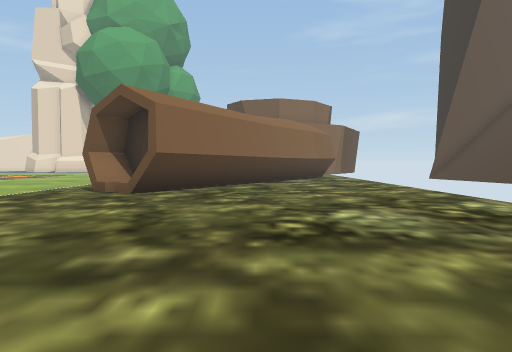
View 1 (above)

24 first-person views from a walk through a 3-D level made in the Unity game engine. The camera is 1.4 m above the floor, tilts 2° down and sees 70° across. The floor is counted in squares, 2 m on a side. Each view is taken from the middle of a square. On the plan, view 1 faces up. The plan holds only what a view shows up to about 11 squares ahead; the rest is blank. The place goes on beyond the plan.

View 2
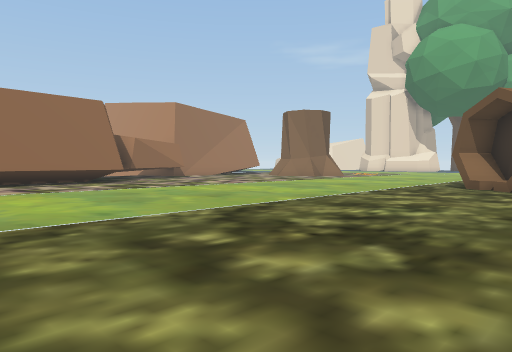

View 3
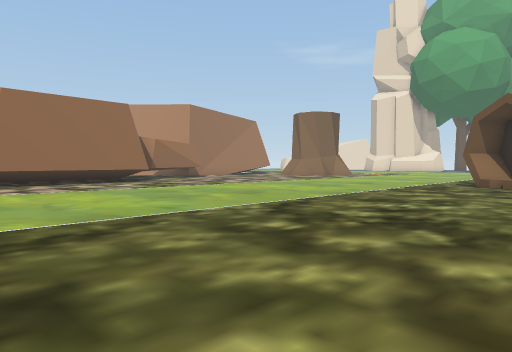

View 4
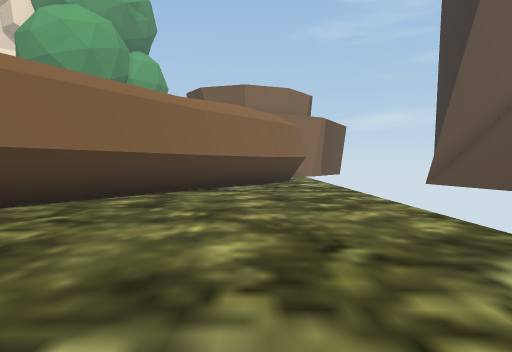

View 5
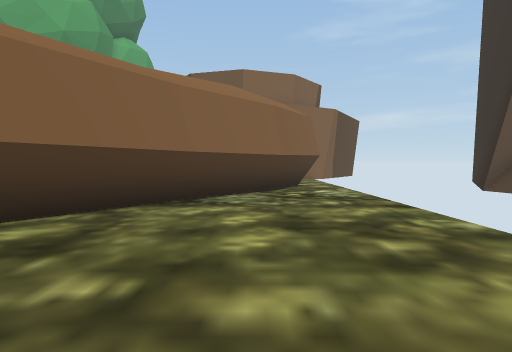

View 6
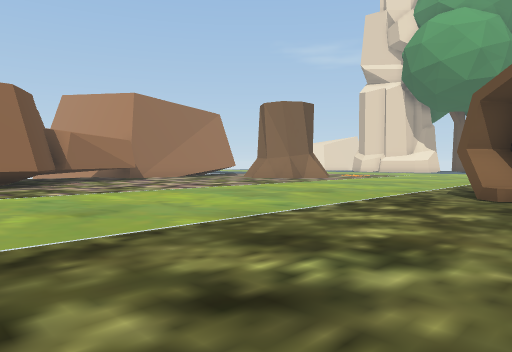

View 7
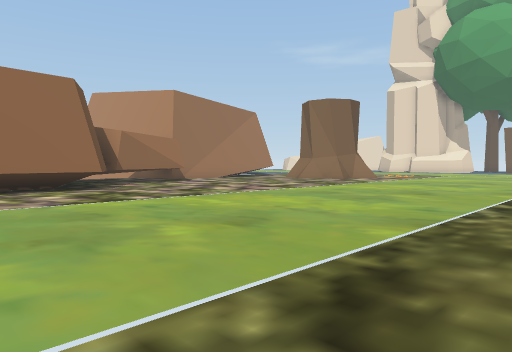

View 8
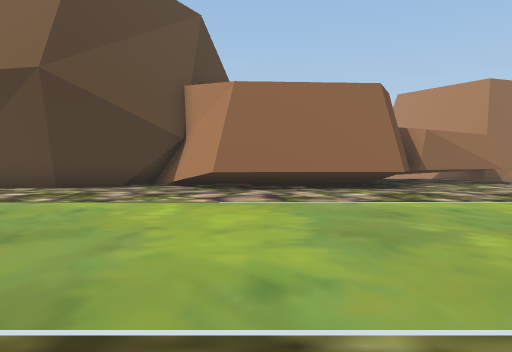

View 9
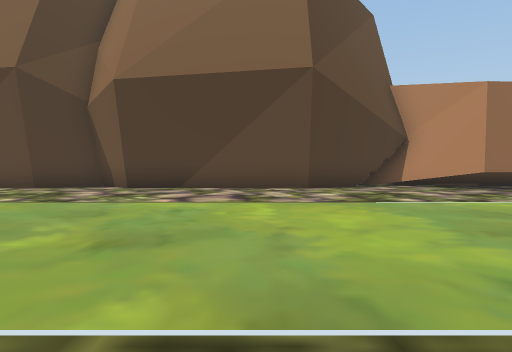

View 10
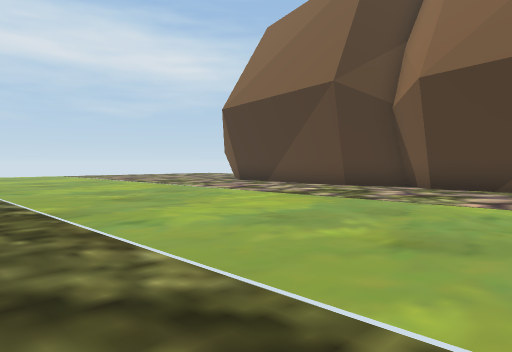

View 11
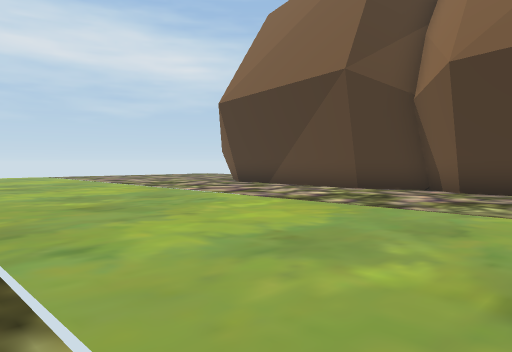

View 12
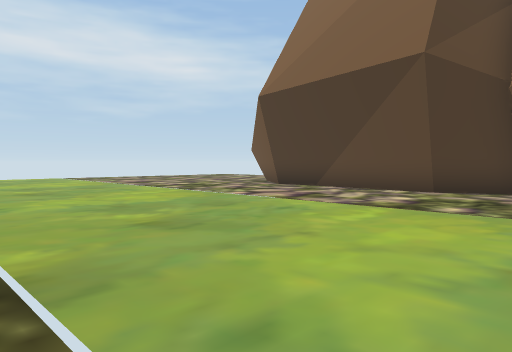

View 13
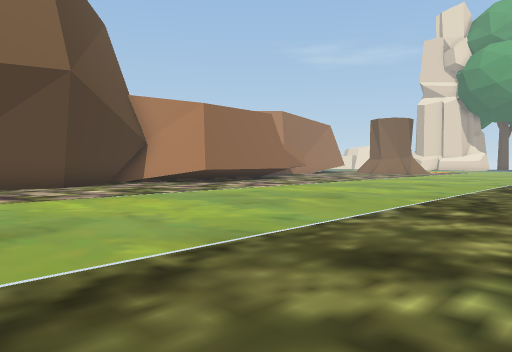

View 14
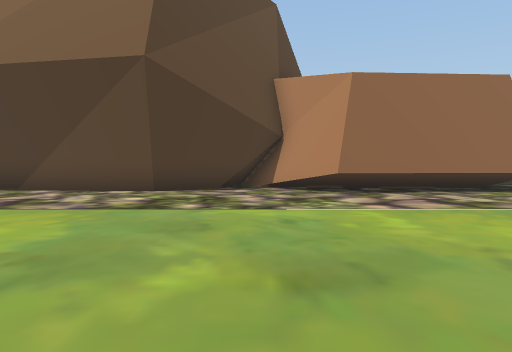

View 15
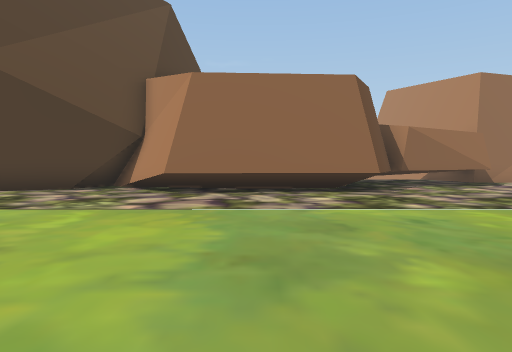

View 16
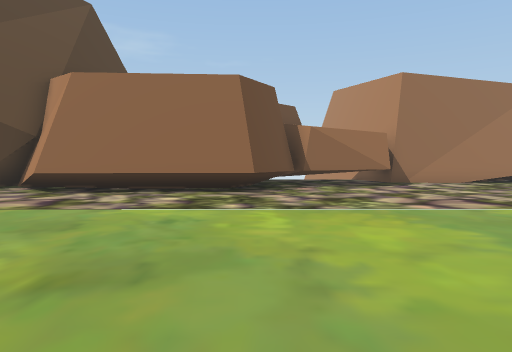

View 17
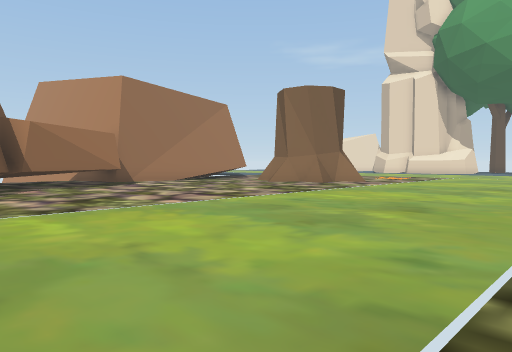

View 18
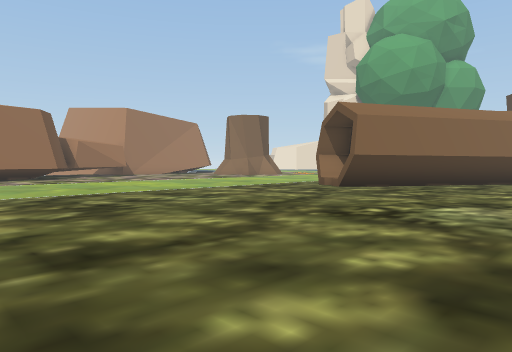

View 19
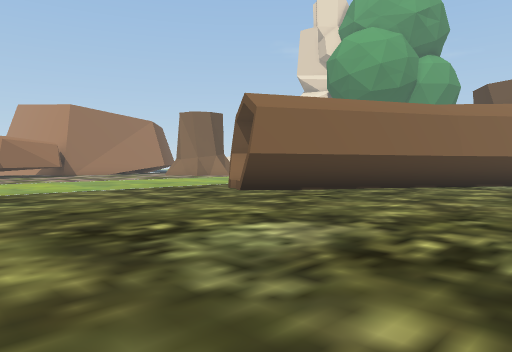

View 20
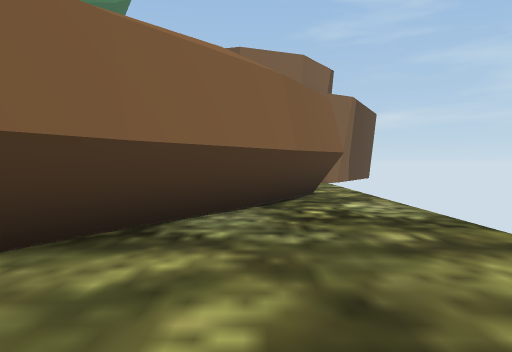

View 21
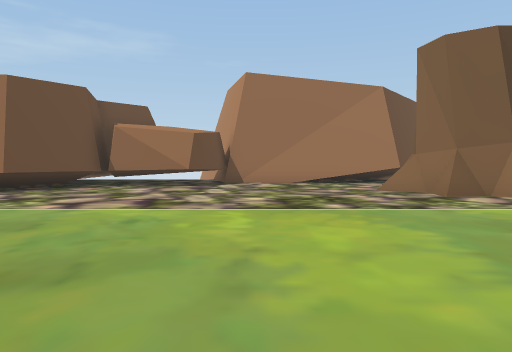

View 22
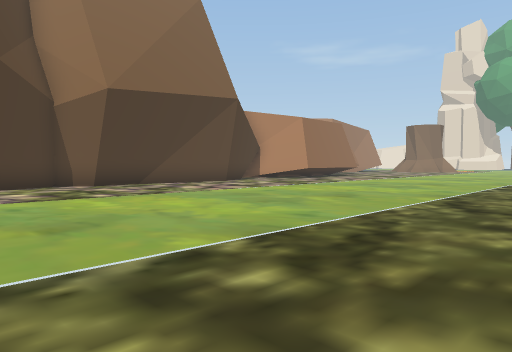

View 23
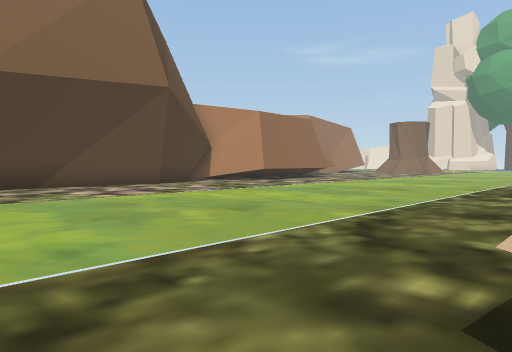

View 24
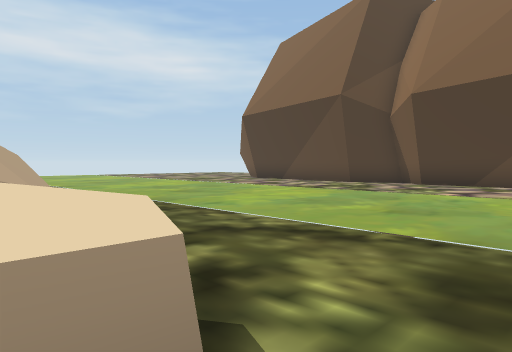

### Floor plan
Key: @ floor where view 1 was taken; # wall or solid block; . floor; = window, fence, low wall or low ledge; ^ raised ledge.
Columns run from 18 left of view 1 to 4 right of it. Each row starts with its distance up from view 1.
 17                     ##.
 16      #              ##.
 15      #.   ..       ##..
 14     ##......      ##...
 13   ............    ##...
 12   ............   ##....
 11   ............   #.....
 10   ..........=.####.....
  9   ..........=.#=#......
  8   #....................
  7  ##....................
  6 ###....................
  5 ###....................
  4   ###..................
  3     #..................
  2     #..................
  1     #.................
  0     #.............@...
 -1    ##.................
 -2   ##..............
 -3   #...............
 -4   ##...........
 -5    #...........
 -6    ##............
 -7     #..........=^
 -8     #...........^
 -9     #...........
-10    ##..........^
-11    #...........#
-12    #............
-13    ##...........
-14     #...........
-15     #...........

Positions as (right, up) in squares from view 1, and headings:
1: (0, 0), facing up
2: (-1, -2), facing up-left
3: (-1, -3), facing up-left
4: (2, 4), facing up
5: (2, 7), facing up
6: (-2, 1), facing up-left
7: (-4, 0), facing up-left
8: (-4, 0), facing left
9: (-4, -7), facing left
10: (-4, -7), facing down-left
11: (-5, -8), facing down-left
12: (-5, -10), facing down-left
13: (-3, -9), facing up-left
14: (-5, -3), facing left
15: (-5, 1), facing left
16: (-5, 4), facing left
17: (-5, 3), facing up-left
18: (3, -1), facing up-left
19: (4, 2), facing up-left
20: (2, 10), facing up
21: (-5, 10), facing left
22: (-3, -15), facing up-left
23: (-3, -12), facing up-left
24: (-2, -6), facing down-left
